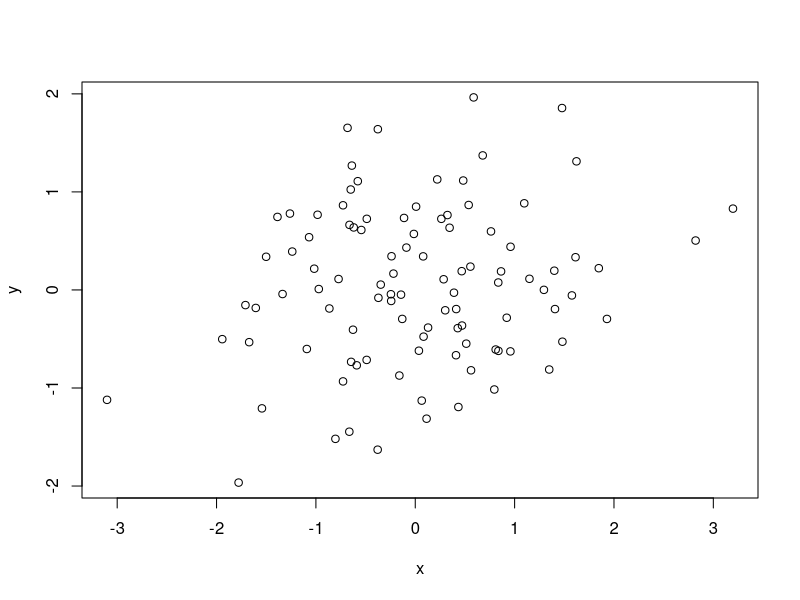
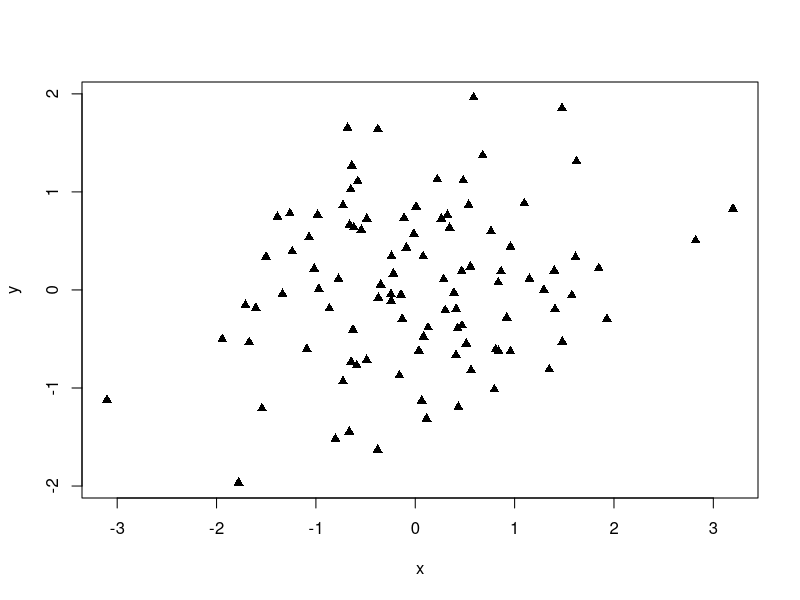

R code for these plots, in order:
## 2024/07/09 Phil's R script

x <- rnorm(100)
mean(x) 
y <- rnorm(100)

plot(x, y) ## Symbols look too basic, Phil.  Don't you have any sense of style?
# plot(x, y, pch = 19) ## Still not happy with black circles.  我不高兴。
plot(x, y, pch = 17) ## Heck yeah, Jing!
